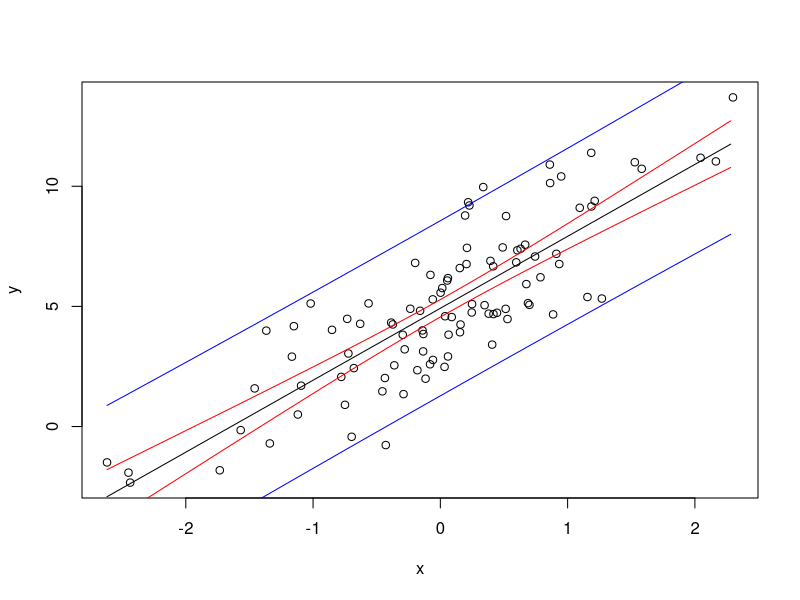
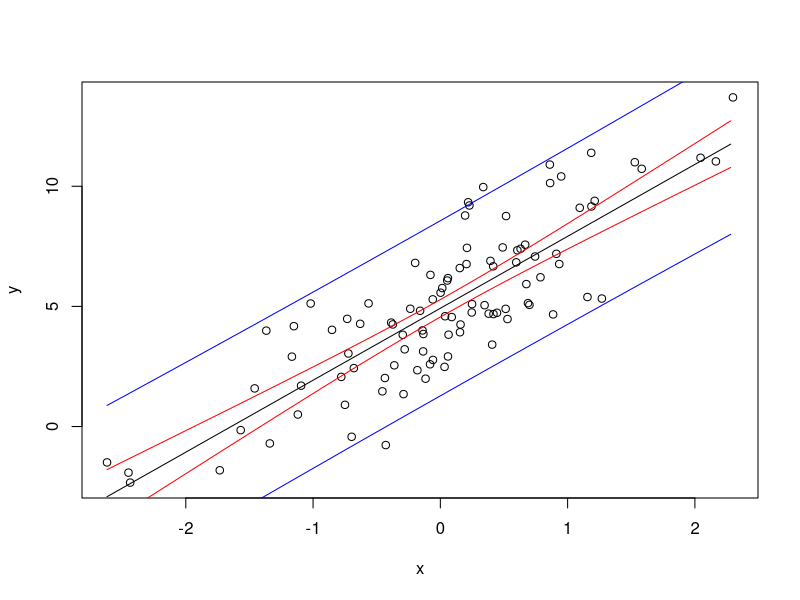

Source code (R) for these figures, in order:
# 単回帰

N = 100
b0 = 5
b1 = 3
x = rnorm(n = N, mean = 0, sd = 1)
e = rnorm(n = N, mean = 0, sd = 2)
y = b0 + b1 * x + e

plot(x, y)

model = lm(y ~ x) # b0,b1 を予測してくれる
new = data.frame(x = seq(min(x), max(x), 0.1))
A = predict(model, new, se.fit = T, interval = "confidence") # 推定平均の95% 推定区間付き
B = predict(model, new, se.fit = T, interval = "prediction") # 推定データの95% 推定区間付き

lines(as.matrix(new), A$fit[, 1], col = "black")
lines(as.matrix(new), A$fit[, 2], col = 'red')
lines(as.matrix(new), A$fit[, 3], col = 'red')
lines(as.matrix(new), B$fit[, 2], col = 'blue')
lines(as.matrix(new), B$fit[, 3], col = 'blue')


# 信頼区間と推定区間を一から求める
# これらのlo,up がfit.se, の信頼区間、A$fit と一致することが確認できる
C = predict(model, new, se.fit = T)
loC = C$fit - C$se.fit * qt(0.975, C$df) # qt はt検定の確率点.
upC = C$fit + C$se.fit * qt(0.975, C$df)
# 推定誤差.平均値のばらつきに、データのばらつきを加えるイメージ
loP = C$fit - sqrt(C$se.fit ^ 2 + C$residual.scale ^ 2) * qt(0.975, C$df) # qt はt検定の確率点.
upP = C$fit + sqrt(C$se.fit ^ 2 + C$residual.scale ^ 2) * qt(0.975, C$df)

# 上と各区間が同じになるのが確認できる
plot(x, y)
lines(as.matrix(new), as.matrix(C$fit), col = "black")
lines(as.matrix(new), as.matrix(loC), col = 'red')
lines(as.matrix(new), as.matrix(upC), col = 'red')
lines(as.matrix(new), as.matrix(loP), col = 'blue')
lines(as.matrix(new), as.matrix(upP), col = 'blue')
